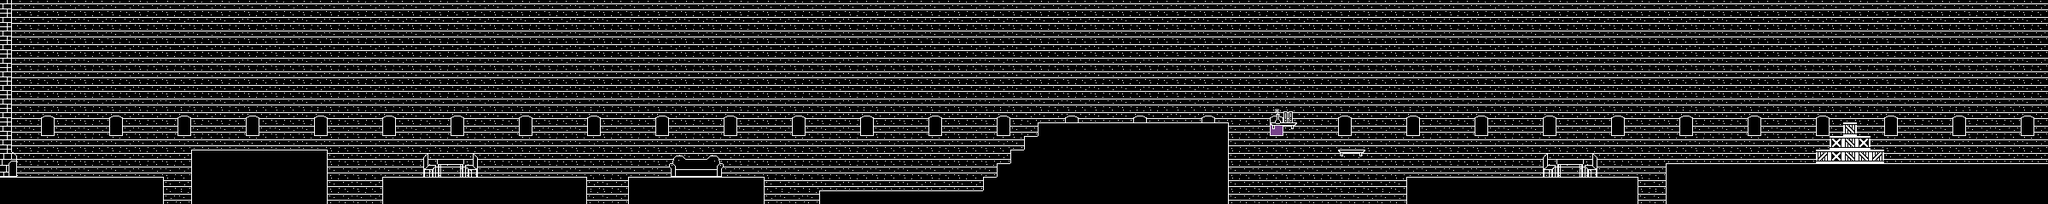

This game map was drawn from its Tiled (.tmx) file and the tilesets committed beside it. A one-line description and the trimmed map source follow:
An orthogonal 150x15 tile map with 16x16 px tiles, 3 tile layers (Collision, Background, Ground) and 3 objects (Spawn, Tree, Image).

<map version="1.10" tiledversion="1.10.2" orientation="orthogonal" renderorder="right-down" width="150" height="15" tilewidth="16" tileheight="16" infinite="0" nextlayerid="6" nextobjectid="6">
 <editorsettings>
  <export target="level_0.json" format="json" />
 </editorsettings>
 <properties>
  <property name="song" value="winter" />
 </properties>
 <tileset firstgid="1" name="tileset" tilewidth="16" tileheight="16" tilecount="256" columns="16">
  <image source="../tileset.png" width="256" height="256" />
  <tile id="240">
   <properties>
    <property name="collides" type="bool" value="true" />
   </properties>
  </tile>
  <tile id="241">
   <properties>
    <property name="collides" type="bool" value="true" />
   </properties>
  </tile>
 </tileset>
 <layer id="3" name="Collision" width="150" height="15">
  <data>[2250 cells, 185 non-empty, 2 distinct tile ids]</data>
 </layer>
 <layer id="2" name="Background" width="150" height="15">
  <data>[2250 cells, 2250 non-empty, 4 distinct tile ids]</data>
 </layer>
 <layer id="1" name="Ground" width="150" height="15">
  <data>[2250 cells, 397 non-empty, 37 distinct tile ids]</data>
 </layer>
 <objectgroup id="4" name="Objects">
  <object id="1" name="Spawn" x="32" y="192">
   <point />
  </object>
  <object id="4" name="Tree" x="2352" y="176">
   <point />
  </object>
  <object id="5" name="Image" x="94" y="148.667">
   <properties>
    <property name="src" value="ArrowRight" />
   </properties>
   <point />
  </object>
 </objectgroup>
</map>
